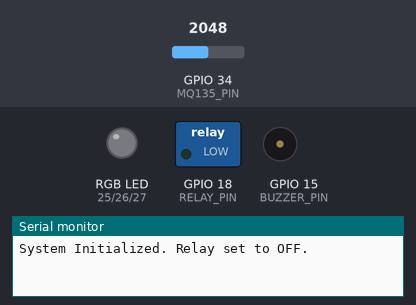
Recording of a sketch running on a simulated ESP32. On the bench: switched loads named in the sketch (green lamp = pin HIGH), an RGB LED mixed from three pins (HIGH = lit), buzzer (waves = sounding), the last lines printed to the serial monitor. The test bench sets the inputs (shaded band); at power-on: GPIO 34 (MQ135_PIN) = 2048. WiFi joins after 1.5 s; servers stay silent unless stated; web services answer with replies made up by the test bench.

Above: at 3.0 s.
3.1 s: GPIO 34 (MQ135_PIN) set to 1397
7.2 s: GPIO 34 (MQ135_PIN) set to 1314
At 9.7 s:
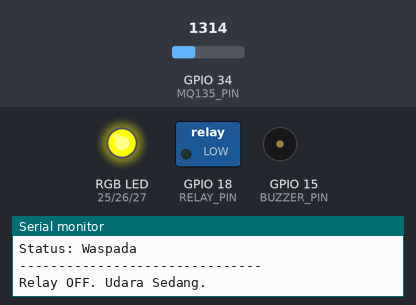
10.5 s: GPIO 34 (MQ135_PIN) set to 1121
13.2 s: GPIO 34 (MQ135_PIN) set to 1062
At 15.4 s:
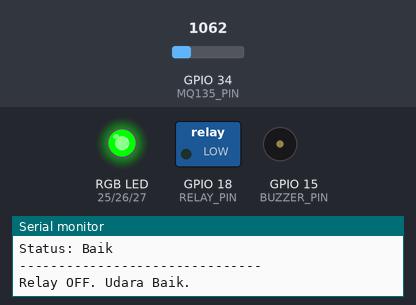
16.5 s: GPIO 34 (MQ135_PIN) set to 1228
At 18.9 s:
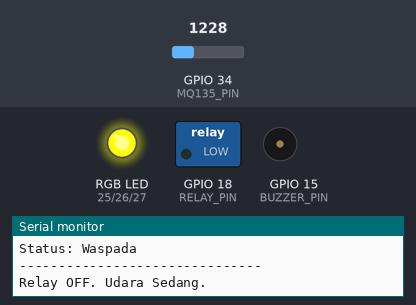
19.5 s: GPIO 34 (MQ135_PIN) set to 960
At 22.4 s:
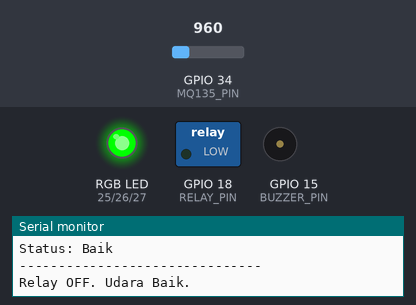
Timing chart, 0 to 23.5 s (numbered marks = the images above; inputs shaded):
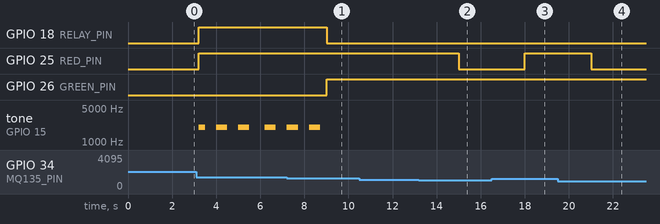

Measured:
- the behaviour switches between 1365 and 1364 on GPIO 34 (MQ135_PIN) (found by bisection; images 0 and 1)
- the behaviour switches between 1092 and 1091 on GPIO 34 (MQ135_PIN) (found by bisection; images 1 and 2)
- after the input at 7.2 s, GPIO 18 (RELAY_PIN): HIGH → LOW after 1.8 s; GPIO 26 (GREEN_PIN): LOW → HIGH after 1.8 s; tone on GPIO 15 (BUZZER_PIN): goes on until 8.7 s, then stays silent
- after the input at 13.2 s, GPIO 25 (RED_PIN): HIGH → LOW after 1.8 s
- after the input at 16.5 s, GPIO 25 (RED_PIN): LOW → HIGH after 1.5 s
- after the input at 19.5 s, GPIO 25 (RED_PIN): HIGH → LOW after 1.5 s
- by itself, tone on GPIO 15 (BUZZER_PIN): plays 2000 Hz for 0.29 s, 2000 Hz for 0.50 s, 2000 Hz for 0.50 s, 2000 Hz for 0.50 s

The sketch:

project_akhir.ino
```cpp
#define BLYNK_TEMPLATE_ID "TMPL6HAcENy5c"
#define BLYNK_TEMPLATE_NAME "Project Akhir"
#define BLYNK_AUTH_TOKEN "vfH0lSrj0RwPFYGoDST4TMMAp3Lx8DcM"  // Gantilah dengan Auth Token Anda

#define MQ135_PIN 34     // Pin analog untuk MQ-135
#define RED_PIN 25       // Pin LED RGB warna merah
#define GREEN_PIN 26     // Pin LED RGB warna hijau
#define BLUE_PIN 27      // Pin LED RGB warna biru
#define RELAY_PIN 18     // Pin relay
#define BUZZER_PIN 15    // Pin untuk buzzer pasif

// Logika kontrol relay
int relayon = HIGH;   // Relay aktif (ON) saat pin LOW
int relayoff = LOW;   // Relay mati (OFF) saat pin HIGH

// Threshold kualitas udara
const int goodThreshold = 800;       // Batas kualitas udara bagus (ppm)
const int moderateThreshold = 1000;  // Batas kualitas udara sedang (ppm)

// Variabel waktu
unsigned long previousMillisSensor = 0;  // Waktu pembacaan terakhir
const long sensorInterval = 3000;        // Interval pembacaan sensor (3 detik)

// Variabel buzzer
unsigned long previousMillisBuzzer = 0;
const long buzzerInterval = 500;   // Interval bunyi buzzer (0.5 detik)
bool buzzerState = false;          // Status buzzer
const int buzzerFrequency = 2000;  // Frekuensi buzzer dalam Hz

int previousAirQualityCategory = -1;  // Kategori kualitas udara sebelumnya

// Data Wi-Fi
char ssid[] = "Waw";         // Ganti dengan SSID Wi-Fi Anda
char pass[] = "11212121";         // Ganti dengan password Wi-Fi Anda

#include <WiFi.h>
#include <BlynkSimpleEsp32.h>
#include <HTTPClient.h> // Library untuk HTTP request ke Telegram

// Virtual Pin untuk Blynk
#define VIRTUAL_PIN_AIR_QUALITY V1  // Virtual pin untuk menampilkan kualitas udara (ppm)
#define VIRTUAL_PIN_ALCOHOL V2      // Virtual pin untuk menampilkan kadar alkohol (ppm)
#define VIRTUAL_PIN_SMOKE V3        // Virtual pin untuk menampilkan kadar asap (ppm)
#define VIRTUAL_PIN_LED_RED V4      // Virtual pin untuk kontrol LED Merah

const String botToken = "8065084558:AAHa5MQVCWkkNyil0dbzxHWmXip37AWBhss"; // Bot token Telegram
const int chatId = 1493830472; // Chat ID Telegram

void setup() {
  // Konfigurasi pin
  pinMode(MQ135_PIN, INPUT);
  pinMode(RED_PIN, OUTPUT);
  pinMode(GREEN_PIN, OUTPUT);
  pinMode(BLUE_PIN, OUTPUT);
  pinMode(RELAY_PIN, OUTPUT);
  pinMode(BUZZER_PIN, OUTPUT);

  // Hubungkan ke Wi-Fi
  Blynk.begin(BLYNK_AUTH_TOKEN, ssid, pass);

  // Pastikan perangkat dimulai dalam kondisi OFF
  digitalWrite(RELAY_PIN, relayoff); // Matikan relay di awal
  noTone(BUZZER_PIN);               // Matikan buzzer
  digitalWrite(RED_PIN, LOW);       // Matikan LED merah
  digitalWrite(GREEN_PIN, LOW);     // Matikan LED hijau
  digitalWrite(BLUE_PIN, LOW);      // Matikan LED biru

  Serial.begin(115200);
  Serial.println("System Initialized. Relay set to OFF.");
}

void loop() {
  unsigned long currentMillis = millis();

  // Baca kualitas udara setiap sensorInterval
  if (currentMillis - previousMillisSensor >= sensorInterval) {
    previousMillisSensor = currentMillis;

    int airQuality = analogRead(MQ135_PIN);
    float ppmAlcohol = map(airQuality, 0, 1023, 0, 500);  // Konversi nilai ADC ke ppm alkohol
    float ppmSmoke = map(airQuality, 0, 1023, 0, 1000);   // Konversi nilai ADC ke ppm asap
    float ppmAirQuality = (ppmAlcohol + ppmSmoke) / 2;    // Rata-rata konsentrasi
    int airQualityCategory = -1;
    String airQualityStatus = "";

    // Tentukan kategori kualitas udara
    if (ppmAirQuality < goodThreshold) {
      airQualityCategory = 0; // Udara bagus
      airQualityStatus = "Baik";
    } else if (ppmAirQuality >= goodThreshold && ppmAirQuality < moderateThreshold) {
      airQualityCategory = 1; // Udara sedang
      airQualityStatus = "Waspada";
    } else {
      airQualityCategory = 2; // Udara buruk
      airQualityStatus = "Bahaya";

      // Kirim notifikasi ke Telegram jika kualitas udara buruk
      sendTelegramNotification("Peringatan: Bahaya! Kualitas udara buruk!");
    }

    // Tampilkan data di Serial Monitor
    Serial.print("Konsentrasi Alkohol: ");
    Serial.print(ppmAlcohol);
    Serial.println(" ppm");
    Serial.print("Konsentrasi Asap: ");
    Serial.print(ppmSmoke);
    Serial.println(" ppm");
    Serial.print("Kualitas Udara: ");
    Serial.print(ppmAirQuality);
    Serial.println(" ppm");
    Serial.print("Status: ");
    Serial.println(airQualityStatus);
    Serial.println("-------------------------------");

    // Kirimkan kadar alkohol dan kadar asap ke aplikasi Blynk
    Blynk.virtualWrite(VIRTUAL_PIN_ALCOHOL, ppmAlcohol);  // Kirimkan kadar alkohol
    Blynk.virtualWrite(VIRTUAL_PIN_SMOKE, ppmSmoke);      // Kirimkan kadar asap
    Blynk.virtualWrite(VIRTUAL_PIN_AIR_QUALITY, ppmAirQuality);  // Kirimkan kualitas udara

    // Tentukan LED berdasarkan status kualitas udara
    if (airQualityCategory != previousAirQualityCategory) {
      previousAirQualityCategory = airQualityCategory;

      if (airQualityCategory == 0) {
        // Udara bagus
        digitalWrite(GREEN_PIN, HIGH);
        digitalWrite(RED_PIN, LOW);
        digitalWrite(BLUE_PIN, LOW);
        digitalWrite(RELAY_PIN, relayoff); // Matikan relay
        noTone(BUZZER_PIN);               // Matikan buzzer
        Serial.println("Relay OFF. Udara Baik.");
        Blynk.virtualWrite(VIRTUAL_PIN_LED_RED, LOW);  // LED Merah OFF
      } else if (airQualityCategory == 1) {
        // Udara sedang
        digitalWrite(GREEN_PIN, HIGH);
        digitalWrite(RED_PIN, HIGH);
        digitalWrite(BLUE_PIN, LOW);
        digitalWrite(RELAY_PIN, relayoff); // Matikan relay
        noTone(BUZZER_PIN);               // Matikan buzzer
        Serial.println("Relay OFF. Udara Sedang.");
        Blynk.virtualWrite(VIRTUAL_PIN_LED_RED, LOW);  // LED Merah OFF
      } else {
        // Udara buruk
        digitalWrite(GREEN_PIN, LOW);
        digitalWrite(RED_PIN, HIGH);
        digitalWrite(BLUE_PIN, LOW);
        digitalWrite(RELAY_PIN, relayon); // Aktifkan relay
        Serial.println("Relay ON. Udara Buruk.");
        Blynk.virtualWrite(VIRTUAL_PIN_LED_RED, HIGH);  // LED Merah ON
      }
    }
  }

  // Kontrol buzzer jika kualitas udara buruk
  if (previousAirQualityCategory == 2) {
    if (currentMillis - previousMillisBuzzer >= buzzerInterval) {
      previousMillisBuzzer = currentMillis;
      buzzerState = !buzzerState;

      if (buzzerState) {
        tone(BUZZER_PIN, buzzerFrequency); // Nyalakan buzzer
        Serial.println("Buzzer ON.");
      } else {
        noTone(BUZZER_PIN);               // Matikan buzzer
        Serial.println("Buzzer OFF.");
      }
    }
  }

  // Fungsi Blynk
  Blynk.run();
}

// Fungsi untuk mengirim pesan ke bot Telegram
void sendTelegramNotification(String message) {
  HTTPClient http;
  String telegramUrl = "https://api.telegram.org/bot" + botToken + "/sendMessage?chat_id=" + String(chatId) + "&text=" + message;

  http.begin(telegramUrl); // Mulai koneksi HTTP
  int httpCode = http.GET(); // Mengirim GET request

  if (httpCode > 0) {
    Serial.println("Telegram Notification Sent Successfully!");
  } else {
    Serial.println("Error in sending Telegram notification.");
  }

  http.end(); // Menutup koneksi HTTP
}
```
